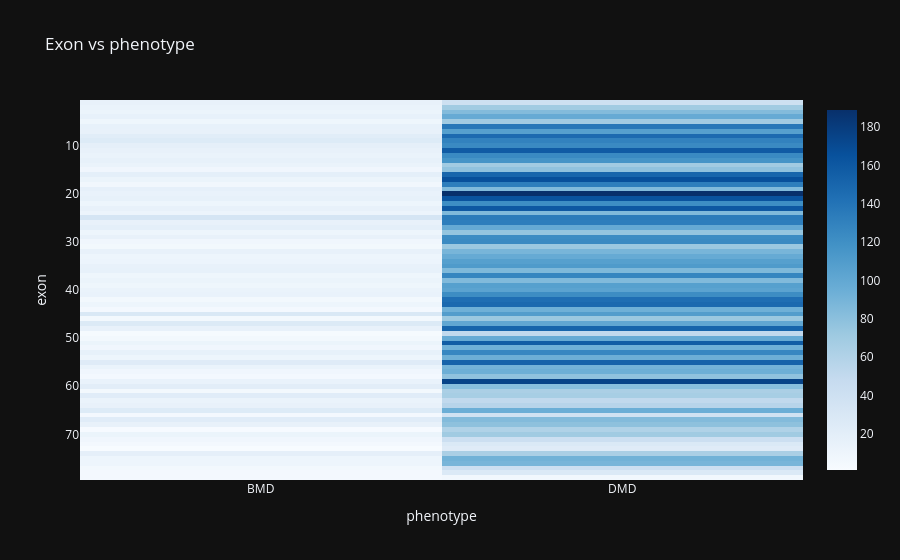

The cell this chart's notebook holds for it:
### Markdown cell above
## 5. 📊 exon vs phenotype heatmap

### Code cell
tmp = d.dropna(subset=['exon_num']).copy()
tmp['exon'] = tmp['exon_num'].astype(int)
heat = pd.crosstab(tmp['exon'], tmp['phenotype'])
fig = px.imshow(heat, aspect='auto', color_continuous_scale='Blues', title='Exon vs phenotype')
fig.show()

### Figure 1 — Plotly figure (JSON) as saved in the notebook; plotly's stock layout.template omitted (floating-point values rounded to 4 significant figures; data arrays with more than 128 entries replaced by an {"elided": "..."} marker saying what was removed)
{"data": [{"coloraxis": "coloraxis", "name": "0", "x": ["BMD", "DMD"], "y": [1, 2, 3, 4, 5, 6, 7, 8, 9, 10, 11, 12, 13, 14, 15, 16, 17, 18, 19, 20, 21, 22, 23, 24, 25, 26, 27, 28, 29, 30, 31, 32, 33, 34, 35, 36, 37, 38, 39, 40, 41, 42, 43, 44, 45, 46, 47, 48, 49, 50, 51, 52, 53, 54, 55, 56, 57, 58, 59, 60, 61, 62, 63, 64, 65, 66, 67, 68, 69, 70, 71, 72, 73, 74, 75, 76, 77, 78, 79], "z": {"elided": "79x2 int values"}, "type": "heatmap", "xaxis": "x", "yaxis": "y", "hovertemplate": "phenotype: %{x}<br>exon: %{y}<br>color: %{z}<extra></extra>"}], "layout": {"xaxis": {"anchor": "y", "domain": [0.0, 1.0], "title": {"text": "phenotype"}}, "yaxis": {"anchor": "x", "domain": [0.0, 1.0], "autorange": "reversed", "title": {"text": "exon"}}, "coloraxis": {"colorscale": [[0.0, "rgb(247,251,255)"], [0.125, "rgb(222,235,247)"], [0.25, "rgb(198,219,239)"], [0.375, "rgb(158,202,225)"], [0.5, "rgb(107,174,214)"], [0.625, "rgb(66,146,198)"], [0.75, "rgb(33,113,181)"], [0.875, "rgb(8,81,156)"], [1.0, "rgb(8,48,107)"]]}, "title": {"text": "Exon vs phenotype"}}}
